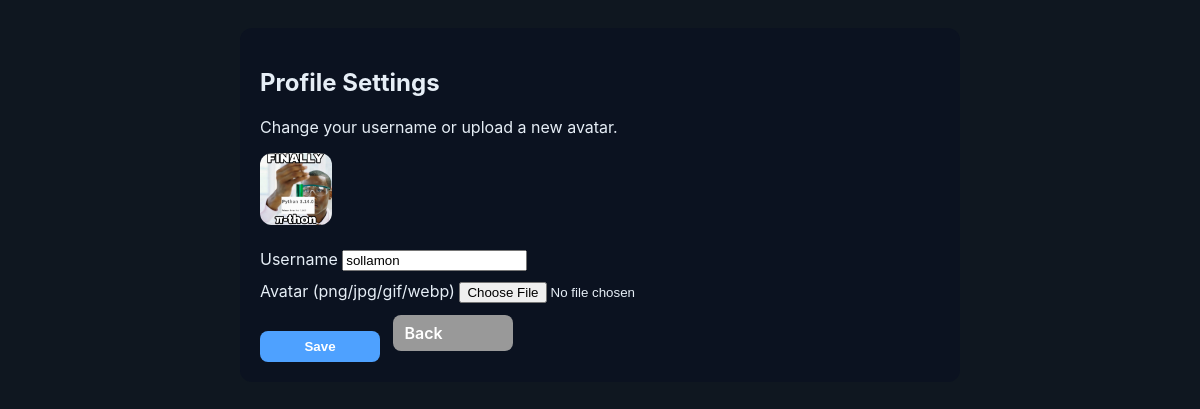
The app's page /settings (signed in) with its own data.
### tables this page shows
CREATE TABLE users
                      (id INTEGER PRIMARY KEY, email TEXT UNIQUE, username TEXT UNIQUE, password TEXT, avatar_url TEXT DEFAULT '', last_seen DATETIME, is_verified INTEGER DEFAULT 0, verification_code TEXT, verification_expiry DATETIME, last_verification_sent DATETIME);

### app.py (the view)
@app.get("/settings", response_class=HTMLResponse, name="settings")
def settings(request: Request):
    user_id = request.session.get('user_id')
    if not user_id:
        return RedirectResponse("/login")
    db = get_db_conn()
    me = get_user_by_id(db, user_id)
    db.close()
    return templates.TemplateResponse("settings.html", {"request": request, "me": me})

### templates/settings.html (shortened to what this page needs)
<!doctype html>
<html lang="en">
<head>
  <link rel="stylesheet" href="{{ url_for('static', path='css/style.css') }}">
</head>
<body>
  <div class="settings">
    <h2>Profile Settings</h2>
    <p>Change your username or upload a new avatar.</p>
    <div>
      <img src="{{ me['avatar_url'] or url_for('static', path='icons/default-avatar.png') }}" alt="avatar" class="avatar-preview">
    </div>
    <form action="{{ url_for('update_profile') }}" method="post" enctype="multipart/form-data">
      <label>Username
        <input type="text" name="username" value="{{ me['username'] }}" />
      </label>
      <label>Avatar (png/jpg/gif/webp)
        <input type="file" name="avatar" accept="image/*" />
      </label>
      <button class="btn" type="submit">Save</button>
      <a class="btn" href="/" style="background:#999; margin-left:8px; text-decoration:none; display:inline-block">Back</a>
    </form>
  </div>
</body>
</html>

### static/css/style.css (style rules this page uses)
:root { --bg:#0f1720; --panel:#0b1220; --muted:#9aa4b2; --accent:#4ea1ff; --me-bg:#154733; --other-bg:#0b1622; --text:#e6eef6; font-family: Inter, Roboto, Arial, sans-serif; }
* { box-sizing:border-box }
body { margin:0;background:var(--bg);color:var(--text) }
img { max-width: 100%; }
img[alt="avatar"] { object-fit: cover; }
.btn { display:inline-flex; align-items:center; justify-content:center; padding:10px 14px; border-radius:10px; border:0; background:var(--accent); color:white; cursor:pointer; font-weight:600; min-width:120px; position:relative; overflow:hidden; transition: transform .12s ease, box-shadow .12s ease, opacity .12s ease; }

### templates/settings.html (style rules this page uses)
.settings { max-width:720px;margin:28px auto;background:var(--panel);padding:20px;border-radius:12px; }
.avatar-preview { width:72px;height:72px;border-radius:12px;object-fit:cover;margin-bottom:10px; }
label { display:block;margin-top:10px;color:var(--text) }
.btn { background:var(--accent); color:white; padding:8px 12px;border-radius:8px;border:0;cursor:pointer;margin-top:12px }

### records on screen
users: avatar_url (picture), username "sollamon"
